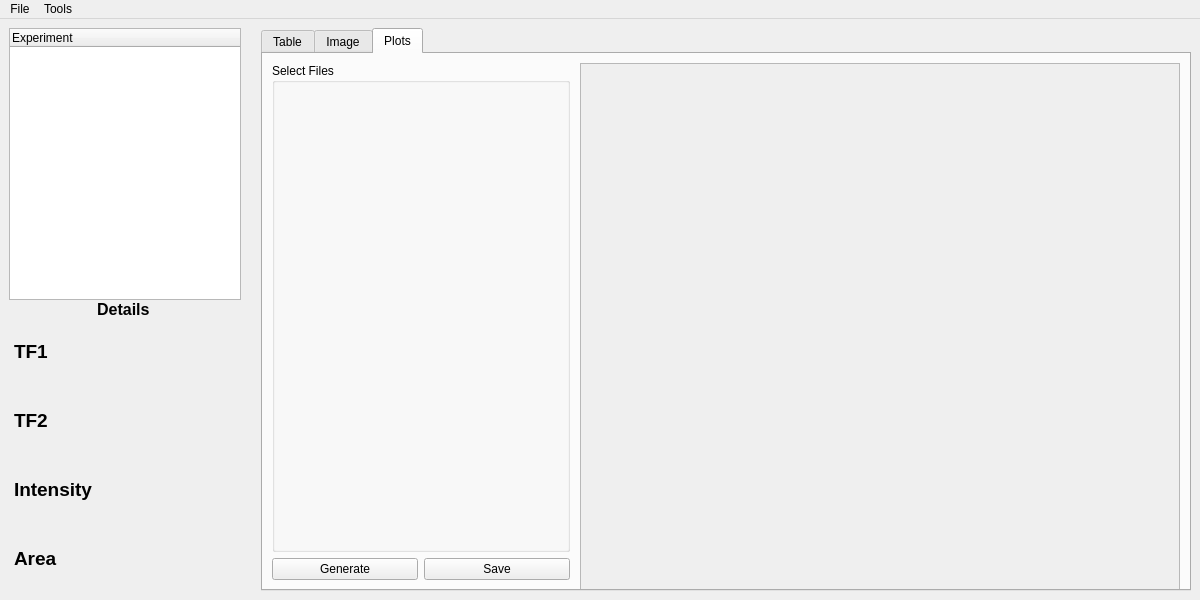
<?xml version="1.0" encoding="UTF-8"?>
<ui version="4.0">
 <class>MainWindow</class>
 <widget class="QMainWindow" name="MainWindow">
  <property name="geometry">
   <rect>
    <x>0</x>
    <y>0</y>
    <width>1200</width>
    <height>600</height>
   </rect>
  </property>
  <property name="sizePolicy">
   <sizepolicy hsizetype="Expanding" vsizetype="Expanding">
    <horstretch>0</horstretch>
    <verstretch>0</verstretch>
   </sizepolicy>
  </property>
  <property name="minimumSize">
   <size>
    <width>600</width>
    <height>600</height>
   </size>
  </property>
  <property name="windowTitle">
   <string>DHY1H Viewer</string>
  </property>
  <widget class="QWidget" name="centralwidget">
   <property name="sizePolicy">
    <sizepolicy hsizetype="Expanding" vsizetype="Expanding">
     <horstretch>0</horstretch>
     <verstretch>0</verstretch>
    </sizepolicy>
   </property>
   <property name="minimumSize">
    <size>
     <width>400</width>
     <height>400</height>
    </size>
   </property>
   <layout class="QGridLayout" name="gridLayout_3">
    <item row="0" column="0">
     <layout class="QHBoxLayout" name="horizontalLayout" stretch="1,0,4">
      <property name="spacing">
       <number>0</number>
      </property>
      <property name="sizeConstraint">
       <enum>QLayout::SetMaximumSize</enum>
      </property>
      <item>
       <layout class="QVBoxLayout" name="verticalLayout" stretch="1,0,1">
        <property name="spacing">
         <number>0</number>
        </property>
        <item>
         <widget class="QTreeWidget" name="treeWidget">
          <property name="maximumSize">
           <size>
            <width>300</width>
            <height>16777215</height>
           </size>
          </property>
          <column>
           <property name="text">
            <string>Experiment</string>
           </property>
          </column>
         </widget>
        </item>
        <item>
         <widget class="QLabel" name="coords">
          <property name="maximumSize">
           <size>
            <width>300</width>
            <height>16777215</height>
           </size>
          </property>
          <property name="text">
           <string>&lt;html&gt;&lt;head/&gt;&lt;body&gt;&lt;p&gt;&lt;span style=&quot;
                                                font-size:12pt; font-weight:600;&quot;&gt;Details&lt;/span&gt;&lt;/p&gt;&lt;/body&gt;&lt;/html&gt;
                                            </string>
          </property>
          <property name="alignment">
           <set>Qt::AlignCenter</set>
          </property>
         </widget>
        </item>
        <item>
         <widget class="QWidget" name="formWidget" native="true">
          <property name="maximumSize">
           <size>
            <width>300</width>
            <height>16777215</height>
           </size>
          </property>
          <layout class="QGridLayout" name="gridLayout" columnstretch="0,1">
           <property name="leftMargin">
            <number>5</number>
           </property>
           <property name="topMargin">
            <number>1</number>
           </property>
           <property name="rightMargin">
            <number>5</number>
           </property>
           <property name="bottomMargin">
            <number>1</number>
           </property>
           <item row="0" column="0">
            <widget class="QLabel" name="label_4">
             <property name="styleSheet">
              <string notr="true">border:2px #212121 solid;</string>
             </property>
             <property name="text">
              <string>&lt;html&gt;&lt;head/&gt;&lt;body&gt;&lt;p&gt;&lt;span
                                                            style=&quot; font-size:14pt; font-weight:600;&quot;&gt;TF1&lt;/span&gt;&lt;/p&gt;&lt;/body&gt;&lt;/html&gt;
                                                        </string>
             </property>
            </widget>
           </item>
           <item row="2" column="0">
            <widget class="QLabel" name="label_3">
             <property name="styleSheet">
              <string notr="true">border:2px #212121 solid;</string>
             </property>
             <property name="text">
              <string>&lt;html&gt;&lt;head/&gt;&lt;body&gt;&lt;p&gt;&lt;span
                                                            style=&quot; font-size:14pt; font-weight:600;&quot;&gt;Intensity&lt;/span&gt;&lt;/p&gt;&lt;/body&gt;&lt;/html&gt;
                                                        </string>
             </property>
            </widget>
           </item>
           <item row="2" column="1">
            <widget class="QLabel" name="intensity">
             <property name="styleSheet">
              <string notr="true">border:2px #212121 solid;</string>
             </property>
             <property name="text">
              <string/>
             </property>
             <property name="alignment">
              <set>Qt::AlignCenter</set>
             </property>
             <property name="textInteractionFlags">
              <set>Qt::LinksAccessibleByMouse|Qt::TextSelectableByMouse</set>
             </property>
            </widget>
           </item>
           <item row="3" column="1">
            <widget class="QLabel" name="area">
             <property name="styleSheet">
              <string notr="true">border:2px #212121 solid;</string>
             </property>
             <property name="text">
              <string/>
             </property>
             <property name="alignment">
              <set>Qt::AlignCenter</set>
             </property>
             <property name="textInteractionFlags">
              <set>Qt::LinksAccessibleByMouse|Qt::TextSelectableByMouse</set>
             </property>
            </widget>
           </item>
           <item row="3" column="0">
            <widget class="QLabel" name="label_5">
             <property name="styleSheet">
              <string notr="true">border:2px #212121 solid;</string>
             </property>
             <property name="text">
              <string>&lt;html&gt;&lt;head/&gt;&lt;body&gt;&lt;p&gt;&lt;span
                                                            style=&quot; font-size:14pt; font-weight:600;&quot;&gt;Area&lt;/span&gt;&lt;/p&gt;&lt;/body&gt;&lt;/html&gt;
                                                        </string>
             </property>
            </widget>
           </item>
           <item row="1" column="0">
            <widget class="QLabel" name="label">
             <property name="styleSheet">
              <string notr="true">border:2px #212121 solid;</string>
             </property>
             <property name="text">
              <string>&lt;html&gt;&lt;head/&gt;&lt;body&gt;&lt;p&gt;&lt;span
                                                            style=&quot; font-size:14pt; font-weight:600;&quot;&gt;TF2&lt;/span&gt;&lt;/p&gt;&lt;/body&gt;&lt;/html&gt;
                                                        </string>
             </property>
            </widget>
           </item>
           <item row="1" column="1">
            <widget class="QLabel" name="tf2">
             <property name="styleSheet">
              <string notr="true">border:2px #212121 solid;</string>
             </property>
             <property name="text">
              <string/>
             </property>
             <property name="alignment">
              <set>Qt::AlignCenter</set>
             </property>
             <property name="textInteractionFlags">
              <set>Qt::LinksAccessibleByMouse|Qt::TextSelectableByMouse</set>
             </property>
            </widget>
           </item>
           <item row="0" column="1">
            <widget class="QLabel" name="tf1">
             <property name="styleSheet">
              <string notr="true">border:2px #212121 solid;</string>
             </property>
             <property name="text">
              <string/>
             </property>
             <property name="alignment">
              <set>Qt::AlignCenter</set>
             </property>
             <property name="textInteractionFlags">
              <set>Qt::LinksAccessibleByMouse|Qt::TextSelectableByMouse</set>
             </property>
            </widget>
           </item>
          </layout>
         </widget>
        </item>
       </layout>
      </item>
      <item>
       <spacer name="verticalSpacer">
        <property name="orientation">
         <enum>Qt::Vertical</enum>
        </property>
        <property name="sizeHint" stdset="0">
         <size>
          <width>20</width>
          <height>40</height>
         </size>
        </property>
       </spacer>
      </item>
      <item>
       <widget class="QTabWidget" name="tabWidget">
        <property name="currentIndex">
         <number>2</number>
        </property>
        <widget class="QWidget" name="Table">
         <property name="sizePolicy">
          <sizepolicy hsizetype="Expanding" vsizetype="Expanding">
           <horstretch>0</horstretch>
           <verstretch>0</verstretch>
          </sizepolicy>
         </property>
         <attribute name="title">
          <string>Table</string>
         </attribute>
         <layout class="QVBoxLayout" name="verticalLayout_4">
          <property name="sizeConstraint">
           <enum>QLayout::SetMaximumSize</enum>
          </property>
          <item>
           <widget class="QTableView" name="tableView">
            <property name="sizeAdjustPolicy">
             <enum>QAbstractScrollArea::AdjustToContents</enum>
            </property>
            <property name="showGrid">
             <bool>true</bool>
            </property>
            <property name="sortingEnabled">
             <bool>false</bool>
            </property>
            <attribute name="horizontalHeaderCascadingSectionResizes">
             <bool>true</bool>
            </attribute>
            <attribute name="horizontalHeaderMinimumSectionSize">
             <number>100</number>
            </attribute>
            <attribute name="horizontalHeaderDefaultSectionSize">
             <number>200</number>
            </attribute>
            <attribute name="verticalHeaderMinimumSectionSize">
             <number>50</number>
            </attribute>
            <attribute name="verticalHeaderDefaultSectionSize">
             <number>50</number>
            </attribute>
           </widget>
          </item>
         </layout>
        </widget>
        <widget class="QWidget" name="Image">
         <attribute name="title">
          <string>Image</string>
         </attribute>
         <layout class="QVBoxLayout" name="verticalLayout_3" stretch="0,2">
          <item>
           <layout class="QHBoxLayout" name="horizontalLayout_3" stretch="3,3,0,0,0,0">
            <item>
             <widget class="QLineEdit" name="tf1_filter">
              <property name="alignment">
               <set>Qt::AlignCenter</set>
              </property>
              <property name="placeholderText">
               <string>TF1</string>
              </property>
             </widget>
            </item>
            <item>
             <widget class="QLineEdit" name="tf2_filter">
              <property name="alignment">
               <set>Qt::AlignCenter</set>
              </property>
              <property name="placeholderText">
               <string>TF2</string>
              </property>
             </widget>
            </item>
            <item>
             <widget class="QPushButton" name="filterButton">
              <property name="text">
               <string>Filter</string>
              </property>
             </widget>
            </item>
            <item>
             <widget class="QPushButton" name="resetButton">
              <property name="text">
               <string>Reset</string>
              </property>
             </widget>
            </item>
            <item>
             <widget class="QCheckBox" name="showSegmentation">
              <property name="text">
               <string>Show Segmentation</string>
              </property>
             </widget>
            </item>
            <item>
             <widget class="QPushButton" name="resetView">
              <property name="text">
               <string>Reset View</string>
              </property>
             </widget>
            </item>
           </layout>
          </item>
          <item>
           <widget class="QWidget" name="widget" native="true">
            <layout class="QVBoxLayout" name="verticalLayout_5">
             <item>
              <layout class="QVBoxLayout" name="imageContainer"/>
             </item>
            </layout>
           </widget>
          </item>
         </layout>
        </widget>
        <widget class="QWidget" name="plots">
         <attribute name="title">
          <string>Plots</string>
         </attribute>
         <layout class="QGridLayout" name="gridLayout_4" rowstretch="0,0,0" columnstretch="1,0,2" columnminimumwidth="0,0,600">
          <item row="1" column="1" rowspan="2">
           <spacer name="verticalSpacer_2">
            <property name="orientation">
             <enum>Qt::Vertical</enum>
            </property>
            <property name="sizeHint" stdset="0">
             <size>
              <width>4</width>
              <height>40</height>
             </size>
            </property>
           </spacer>
          </item>
          <item row="1" column="0">
           <widget class="QGroupBox" name="groupBox">
            <property name="sizePolicy">
             <sizepolicy hsizetype="Expanding" vsizetype="Expanding">
              <horstretch>0</horstretch>
              <verstretch>0</verstretch>
             </sizepolicy>
            </property>
            <property name="title">
             <string>Select Files</string>
            </property>
            <property name="alignment">
             <set>Qt::AlignLeading|Qt::AlignLeft|Qt::AlignTop</set>
            </property>
            <property name="flat">
             <bool>true</bool>
            </property>
            <property name="checkable">
             <bool>false</bool>
            </property>
            <layout class="QVBoxLayout" name="verticalLayout_6" stretch="0">
             <item>
              <layout class="QVBoxLayout" name="file_list"/>
             </item>
            </layout>
           </widget>
          </item>
          <item row="2" column="0">
           <layout class="QHBoxLayout" name="horizontalLayout_2">
            <item>
             <widget class="QPushButton" name="generate_plot">
              <property name="text">
               <string>Generate</string>
              </property>
             </widget>
            </item>
            <item>
             <widget class="QPushButton" name="save_plot">
              <property name="text">
               <string>Save</string>
              </property>
             </widget>
            </item>
           </layout>
          </item>
          <item row="1" column="2" rowspan="2">
           <widget class="QScrollArea" name="scrollArea">
            <property name="sizePolicy">
             <sizepolicy hsizetype="Expanding" vsizetype="MinimumExpanding">
              <horstretch>0</horstretch>
              <verstretch>0</verstretch>
             </sizepolicy>
            </property>
            <property name="minimumSize">
             <size>
              <width>600</width>
              <height>600</height>
             </size>
            </property>
            <property name="widgetResizable">
             <bool>true</bool>
            </property>
            <widget class="QWidget" name="plot_container">
             <property name="geometry">
              <rect>
               <x>0</x>
               <y>0</y>
               <width>596</width>
               <height>596</height>
              </rect>
             </property>
             <layout class="QVBoxLayout" name="verticalLayout_7"/>
            </widget>
           </widget>
          </item>
         </layout>
        </widget>
       </widget>
      </item>
     </layout>
    </item>
   </layout>
  </widget>
  <widget class="QMenuBar" name="menubar">
   <property name="geometry">
    <rect>
     <x>0</x>
     <y>0</y>
     <width>1200</width>
     <height>30</height>
    </rect>
   </property>
   <widget class="QMenu" name="menuFile">
    <property name="title">
     <string>File</string>
    </property>
    <addaction name="actionOpen"/>
    <addaction name="actionSave"/>
    <addaction name="actionExport"/>
    <addaction name="actionExit"/>
   </widget>
   <widget class="QMenu" name="menuTools">
    <property name="title">
     <string>Tools</string>
    </property>
    <addaction name="actionRegenerate_Table"/>
    <addaction name="actionNormalize"/>
    <addaction name="actionReset_Normalization"/>
   </widget>
   <addaction name="menuFile"/>
   <addaction name="menuTools"/>
  </widget>
  <action name="actionOpen">
   <property name="text">
    <string>Open</string>
   </property>
   <property name="shortcut">
    <string>Ctrl+O</string>
   </property>
  </action>
  <action name="actionSave">
   <property name="text">
    <string>Save</string>
   </property>
   <property name="shortcut">
    <string>Ctrl+S</string>
   </property>
  </action>
  <action name="actionExit">
   <property name="text">
    <string>Exit</string>
   </property>
  </action>
  <action name="actionRegenerate_Table">
   <property name="text">
    <string>Regenerate Table</string>
   </property>
  </action>
  <action name="actionNormalize">
   <property name="text">
    <string>Normalize</string>
   </property>
  </action>
  <action name="actionReset_Normalization">
   <property name="text">
    <string>Reset Normalization</string>
   </property>
  </action>
  <action name="actionExport">
   <property name="text">
    <string>Export</string>
   </property>
  </action>
 </widget>
 <resources/>
 <connections/>
</ui>
